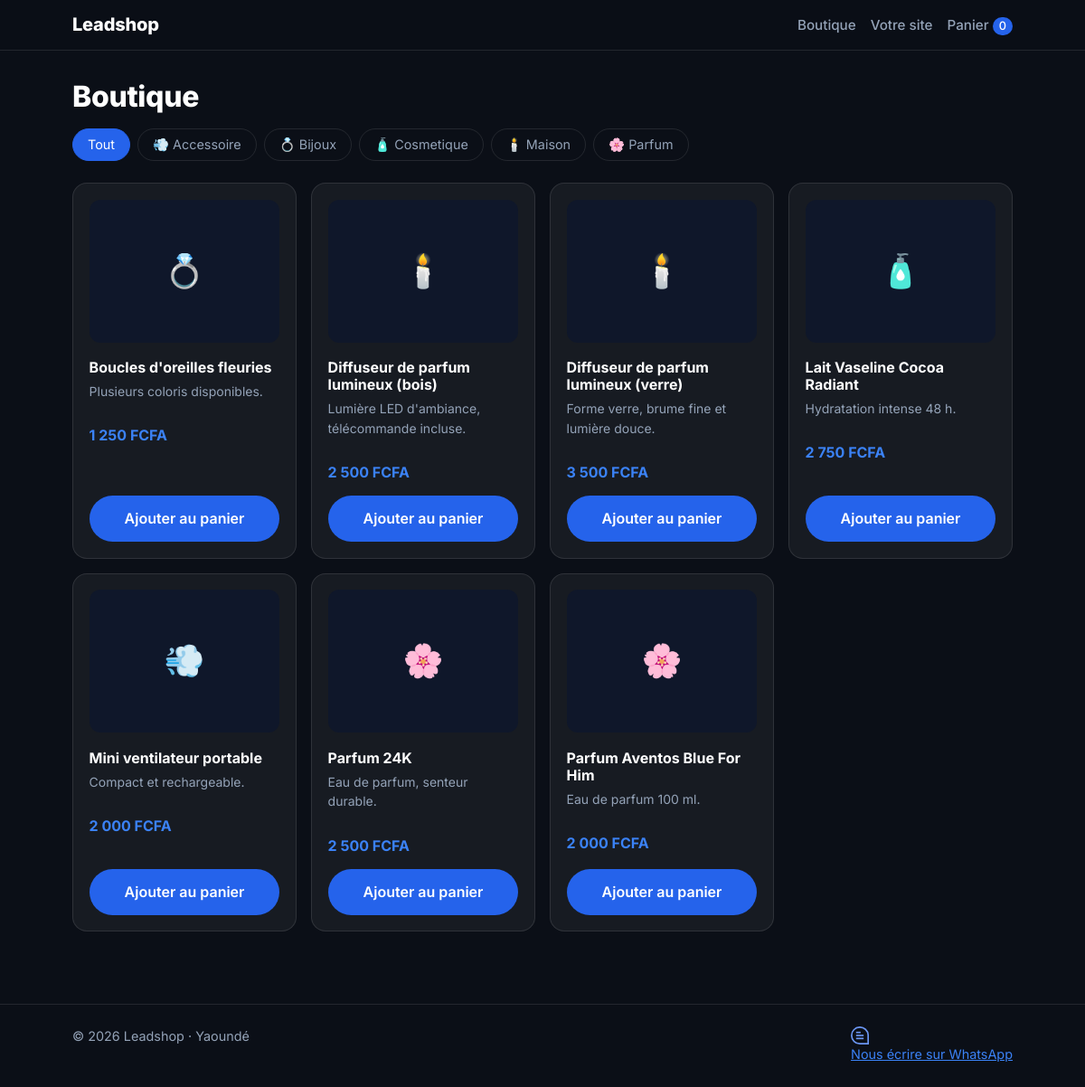
The page /boutique.php on the database its author committed.
### tables this page shows
CREATE TABLE products (
    id          INT UNSIGNED NOT NULL AUTO_INCREMENT PRIMARY KEY,
    name        VARCHAR(255) NOT NULL,
    description TEXT NULL,
    price       INT UNSIGNED NOT NULL,
    category    VARCHAR(100) NULL,
    image_path  VARCHAR(255) NULL,
    is_active   TINYINT(1) NOT NULL DEFAULT 1,
    created_at  DATETIME NOT NULL DEFAULT CURRENT_TIMESTAMP,
    updated_at  DATETIME NOT NULL DEFAULT CURRENT_TIMESTAMP ON UPDATE CURRENT_TIMESTAMP
);

### config/database.php (called while the page is built, shortened)
<?php
function db(): PDO
{
    static $pdo = null;
    if ($pdo === null) {
        $dsn = 'mysql:host=' . DB_HOST . ';dbname=' . DB_NAME . ';charset=' . DB_CHARSET;
        try {
            $pdo = new PDO($dsn, DB_USER, DB_PASS, [
                PDO::ATTR_ERRMODE            => PDO::ERRMODE_EXCEPTION,
                PDO::ATTR_DEFAULT_FETCH_MODE => PDO::FETCH_ASSOC,
                PDO::ATTR_EMULATE_PREPARES   => false,
            ]);
        } catch (PDOException $e) {
            error_log('Connexion BD impossible : ' . $e->getMessage());
            http_response_code(500);
            exit(APP_DEBUG
                ? 'Connexion à la base impossible : ' . htmlspecialchars($e->getMessage())
                : 'Service momentanément indisponible.');
        }
    }
    return $pdo;
}

### includes/functions.php (called while the page is built, shortened)
<?php
require_once __DIR__ . '/../config/database.php';
function e($value): string
{
    return htmlspecialchars((string) ($value ?? ''), ENT_QUOTES, 'UTF-8');
}
function format_price(int $amount): string
{
    return number_format($amount, 0, ',', ' ') . ' FCFA';
}
function url(string $path = ''): string
{
    return BASE_URL . '/' . ltrim($path, '/');
}
function category_icon(?string $category): string
{
    $icons = [
        'maison'     => '🕯️',
        'parfum'     => '🌸',
        'accessoire' => '💨',
        'bijoux'     => '💍',
        'cosmetique' => '🧴',
    ];
    return $icons[$category ?? ''] ?? '🛍️';
}

### includes/products.php (called while the page is built, shortened)
<?php
require_once __DIR__ . '/functions.php';
function get_images_for_products(array $productIds): array
{
    $ids = array_values(array_unique(array_map('intval', $productIds)));
    $placeholders = implode(',', array_fill(0, count($ids), '?'));
    $stmt = db()->prepare(
        "SELECT id, product_id, file_name, sort_order
         FROM product_images WHERE product_id IN ($placeholders)
         ORDER BY sort_order, id"
    );
    $stmt->execute($ids);
    $byProduct = [];
    return $byProduct;
}

### includes/product_card.php (the view, shortened to what this page needs)
<?php
$images = $images ?? [];
$detailUrl = url('produit.php?id=' . (int) $product['id']);
?>
<article class="product-card">
    <div class="product-media">
        <?php if ($images): ?>
            <?php $galleryAlt = $product['name']; $gallerySize = 'thumb'; $galleryLink = $detailUrl; ?>
            <?php include __DIR__ . '/gallery.php'; ?>
        <?php else: ?>
            <a class="product-thumb" href="<?= e($detailUrl) ?>" tabindex="-1" aria-hidden="true">
                <span><?= category_icon($product['category'] ?? null) ?></span>
            </a>
        <?php endif; ?>
    </div>
    <h3 class="product-name"><a href="<?= e($detailUrl) ?>"><?= e($product['name']) ?></a></h3>
    <?php if (!empty($product['description'])): ?>
        <p class="muted small product-desc"><?= e($product['description']) ?></p>
    <?php endif; ?>
    <p class="product-price"><?= e(format_price((int) $product['price'])) ?></p>
    <form method="post" action="<?= e(url('panier.php')) ?>">
        <button type="submit" class="btn btn-primary btn-block">Ajouter au panier</button>
    </form>
</article>

### boutique.php (shortened to what this page needs)
<?php
require_once __DIR__ . '/includes/products.php';
$categories = db()->query(
    "SELECT DISTINCT category FROM products
     WHERE is_active = 1 AND category IS NOT NULL AND category <> ''
     ORDER BY category"
)->fetchAll(PDO::FETCH_COLUMN);
$category = (isset($_GET['category']) && is_string($_GET['category'])) ? trim($_GET['category']) : '';
if (!in_array($category, $categories, true)) {
    $category = '';
}
if ($category !== '') {
    $stmt = db()->prepare(
        'SELECT id, name, description, price, category, image_path
         FROM products WHERE is_active = 1 AND category = ? ORDER BY name'
    );
    $stmt->execute([$category]);
    $products = $stmt->fetchAll();
} else {
    $products = db()->query(
        'SELECT id, name, description, price, category, image_path
         FROM products WHERE is_active = 1 ORDER BY name'
    )->fetchAll();
}
$imagesByProduct = get_images_for_products(array_column($products, 'id'));
require __DIR__ . '/includes/header.php';
?>
<section class="section">
    <div class="container">
        <h1 class="page-title">Boutique</h1>
        <?php if ($categories): ?>
            <nav class="chips" aria-label="Catégories">
                <a class="chip <?= $category === '' ? 'is-active' : '' ?>" href="<?= e(url('boutique.php')) ?>">Tout</a>
                <?php foreach ($categories as $name): ?>
                    <a class="chip <?= $category === $name ? 'is-active' : '' ?>"
                       href="<?= e(url('boutique.php?category=' . rawurlencode($name))) ?>">
                        <?= category_icon($name) ?> <?= e(ucfirst($name)) ?>
                    </a>
                <?php endforeach; ?>
            </nav>
        <?php endif; ?>
        <?php if (!$products): ?>
            <p class="muted">Aucun article disponible pour le moment.</p>
        <?php else: ?>
            <div class="product-grid">
                <?php foreach ($products as $product): ?>
                    <?php $returnPage = 'boutique'; $returnCategory = $category; $images = $imagesByProduct[(int) $product['id']] ?? []; ?>
                    <?php include __DIR__ . '/includes/product_card.php'; ?>
                <?php endforeach; ?>
            </div>
        <?php endif; ?>
    </div>
</section>
<?php require __DIR__ . '/includes/footer.php'; ?>

### assets/css/style.css (style rules this page uses)
:root { --bg-deep: #0B0F17; --bg: #0F172A; --surface: rgba(255, 255, 255, 0.05); --border: rgba(255, 255, 255, 0.10); --text: #FFFFFF; --muted: #94A3B8; --accent: #2563EB; --accent-bright: #3B82F6; --danger: #F87171; --success: #34D399; --warning: #FBBF24; --radius: 16px; --font: 'Inter', system-ui, -apple-system, 'Segoe UI', sans-serif; }
*, *::before, *::after { box-sizing: border-box; }
html { -webkit-text-size-adjust: 100%; }
body { margin: 0; min-height: 100vh; display: flex; flex-direction: column; background: var(--bg-deep); color: var(--text); font-family: var(--font); line-height: 1.55; }
a { color: var(--accent-bright); }
h1, h2, h3 { line-height: 1.2; margin: 0 0 0.5rem; }
p { margin: 0 0 1rem; }
.container { width: 100%; max-width: 1080px; margin: 0 auto; padding: 0 1.25rem; }
.muted { color: var(--muted); }
.small { font-size: 0.875rem; }
.btn { display: inline-flex; align-items: center; justify-content: center; gap: 0.5rem; padding: 0.75rem 1.5rem; border: 1px solid transparent; border-radius: 999px; font: inherit; font-weight: 600; text-decoration: none; cursor: pointer; transition: background 0.2s, border-color 0.2s; }
.btn-primary { background: var(--accent); color: #fff; }
.btn-block { width: 100%; }
.section { padding: 2rem 0; }
.page-title { font-size: 2rem; font-weight: 800; letter-spacing: -0.01em; margin-bottom: 1rem; }
.chips { display: flex; flex-wrap: wrap; gap: 0.5rem; margin-bottom: 1.5rem; }
.chip { padding: 0.35rem 1rem; border: 1px solid var(--border); border-radius: 999px; color: var(--muted); text-decoration: none; font-size: 0.9rem; }
.chip.is-active { background: var(--accent); border-color: var(--accent); color: #fff; }
.product-grid { display: grid; grid-template-columns: repeat(2, 1fr); gap: 0.75rem; }
.product-card { display: flex; flex-direction: column; gap: 0.35rem; padding: 0.9rem; border: 1px solid var(--border); border-radius: var(--radius); background: var(--surface); }
.product-card form { margin-top: auto; }
.product-thumb { aspect-ratio: 4 / 3; display: flex; align-items: center; justify-content: center; overflow: hidden; border-radius: 12px; background: var(--bg); font-size: 2.25rem; margin-bottom: 0.4rem; }
.product-name { font-size: 1rem; margin: 0; }
.product-price { margin: 0.25rem 0 0.5rem; font-weight: 700; color: var(--accent-bright); }
@media (min-width: 640px) { .product-grid { grid-template-columns: repeat(auto-fill, minmax(220px, 1fr)); gap: 1rem; } }
@media (min-width: 640px) { .product-card { padding: 1.1rem; } }
.product-media { margin-bottom: 0.4rem; }
.product-name a { color: inherit; text-decoration: none; }
.product-desc { display: -webkit-box; -webkit-line-clamp: 2; -webkit-box-orient: vertical; overflow: hidden; }
a.product-thumb { color: inherit; text-decoration: none; }

### rows shown on the page
products: category "💍", name "Boucles d'oreilles fleuries", description "Plusieurs coloris disponibles.", price "1 250 FCFA"
products: category "🕯️", name "Diffuseur de parfum lumineux (bois)", description "Lumière LED d'ambiance, télécommande incluse.", price "2 500 FCFA"
products: category "🕯️", name "Diffuseur de parfum lumineux (verre)", description "Forme verre, brume fine et lumière douce.", price "3 500 FCFA"
products: category "🧴", name "Lait Vaseline Cocoa Radiant", description "Hydratation intense 48 h.", price "2 750 FCFA"
products: category "💨", name "Mini ventilateur portable", description "Compact et rechargeable.", price "2 000 FCFA"
products: category "🌸", name "Parfum 24K", description "Eau de parfum, senteur durable.", price "2 500 FCFA"
products: category "🌸", name "Parfum Aventos Blue For Him", description "Eau de parfum 100 ml.", price "2 000 FCFA"

### other values the page prints
SHOP_NAME "Leadshop"
cart_count() "0"
category_icon($name) "💨"
$name "Accessoire"
category_icon($name) "💍"
$name "Bijoux"
category_icon($name) "🧴"
$name "Cosmetique"
category_icon($name) "🕯️"
$name "Maison"
category_icon($name) "🌸"
$name "Parfum"
SHOP_CITY "Yaoundé"
